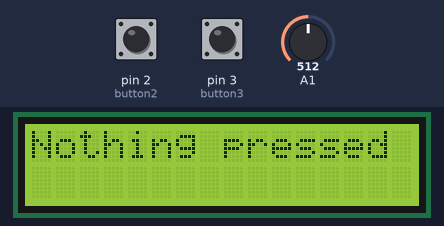
A program run on a simulated Arduino Uno, built with avr-gcc and run on an emulated ATmega328P. On the bench: 16×2 character LCD. The test bench sets the inputs (shaded band); at power-on: pin 2 (button2) HIGH, pin 3 (button3) HIGH, A1 = 512. What the program prints to the serial monitor is not drawn.

Above: at 1.2 s.
1.3 s: pin 2 (button2) pulled LOW for 1.2 s
At 2.8 s:
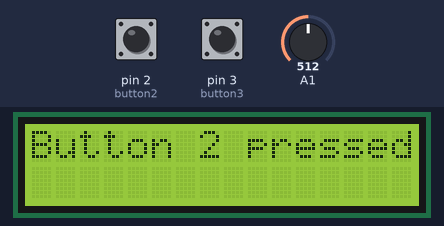
4.5 s: pin 3 (button3) pulled LOW for 1.2 s
At 5.8 s:
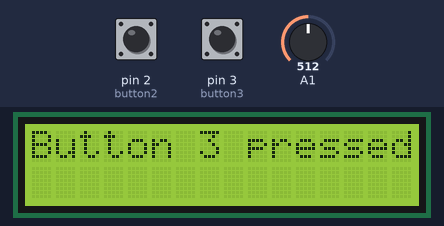
7.6 s: pin 3 (button3) pulled LOW for 3.2 s
12.6 s: pin 2 (button2) pulled LOW for 3.2 s
At 13.9 s:
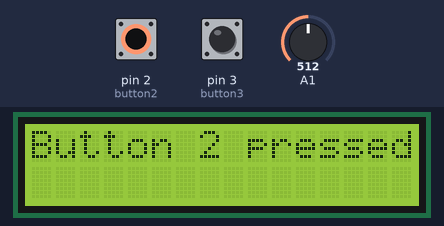
17.6 s: pin 2 (button2) driven LOW and pin 3 (button3) driven LOW
Timing chart, 0 to 20.6 s (numbered marks = the images above; inputs shaded):
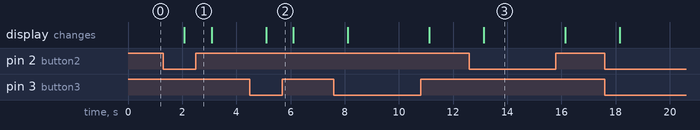

The program:

main.cpp
```cpp
#include <Arduino.h>
#include <LiquidCrystal.h>
#include <DHT.h>

LiquidCrystal lcd(8, 9, 4, 5, 6, 7);

const int button1 = 1;
const int button2 = 2;
const int button3 = 3;
const int button0 = 0;


void setup() {
  pinMode(button1, INPUT_PULLUP);
  pinMode(button2, INPUT_PULLUP);
  pinMode(button3, INPUT_PULLUP);
  pinMode(button0, INPUT_PULLUP);

  Serial.begin(9600);
  Serial.println("Hello World!");

  lcd.begin(16, 2);
  lcd.print("Hello World!");
}

void loop() {

  float temperature = analogRead(A1);
  temperature = ((temperature*5.0)/ 1024.0) * 100.0;
  Serial.print("Temperature: ");
  Serial.print(temperature);
  Serial.println("\n");

  if (digitalRead(button1) == LOW) {
    lcd.clear();
    lcd.print("Button 1 pressed");
    Serial.println("Button 1 pressed");
  }else if (digitalRead(button2) == LOW) {
    lcd.clear();
    lcd.print("Button 2 pressed");
    Serial.println("Button 2 pressed");
  }else if (digitalRead(button3) == LOW) {
    lcd.clear();
    lcd.print("Button 3 pressed");
    Serial.println("Button 3 pressed");
  }else if (digitalRead(button0) == LOW) {
    lcd.clear();
    lcd.print("Button 0 pressed");
    Serial.println("Button 0 pressed");
  }else {
    lcd.clear();
    lcd.print("Nothing pressed");
    Serial.println("Nothing pressed");
  }
  delay(1000);
}
```

Measured:
- after the input at 1.3 s, the display: changes after 0.78 s (image 1)
- after the input at 4.5 s, the display: changes after 0.59 s (image 2)
- after the input at 12.6 s, the display: changes after 0.54 s (image 3)
